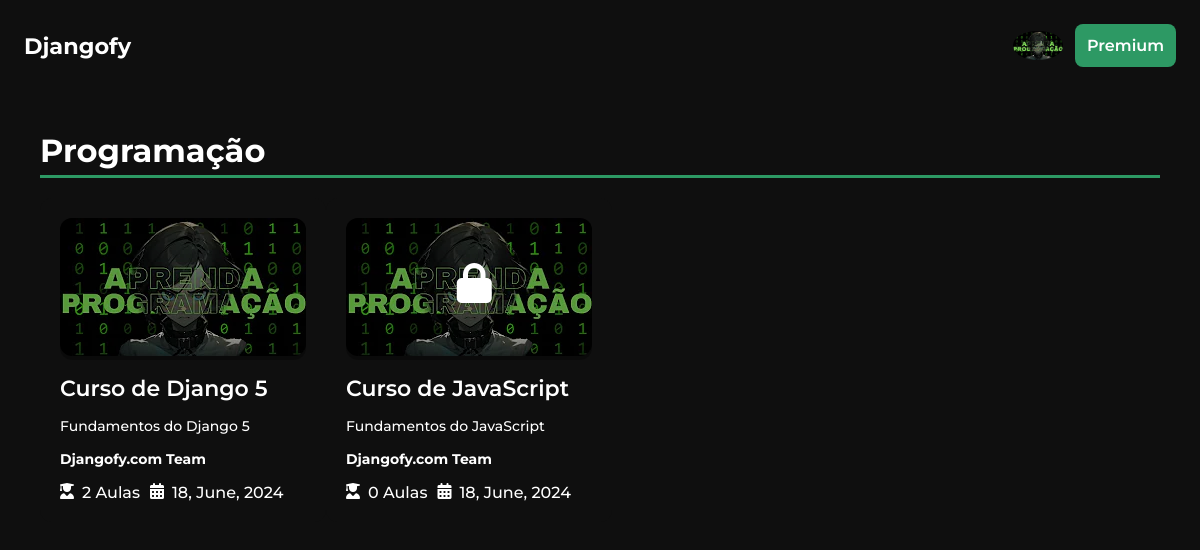
Page / (signed in) on the earlier database version.
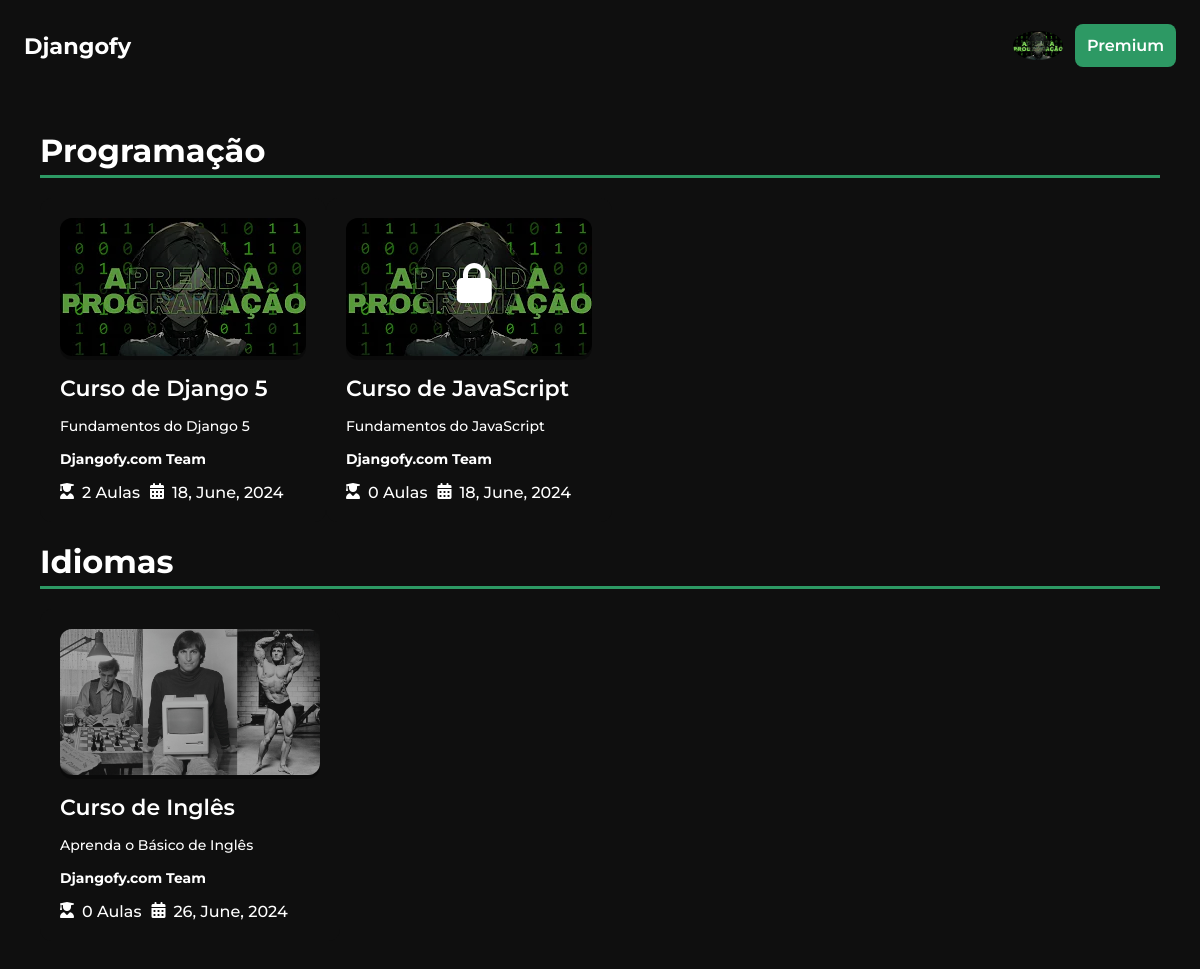
Same page on the later database version.
### courseapp/models.py (models this page shows, shortened)
class UserProfile(models.Model):
    user = models.ForeignKey(User, on_delete=models.CASCADE)
    profileimg = models.ImageField(upload_to='profiles/', default='profiles/me.jpg')
    status = models.BooleanField(default=False)
    def __str__(self):
        return f'{self.user.username}'

class Topic(models.Model):
    title = models.CharField(max_length=200)

class Module(models.Model):
    title = models.CharField(max_length=200)
    description = models.TextField()
    image = models.ImageField(upload_to='module/',default='module/code bg.webp')
    status = models.BooleanField(default=False)
    date = models.DateTimeField(auto_now_add=True)
    classes = models.IntegerField(default=0)
    topic = models.ForeignKey('Topic', on_delete=models.CASCADE, related_name='topics')
    def formatted_date(self):
        return self.date.strftime("%d, %B, %Y")

### courseapp/views.py (the view)
# urls.py: 2. Add a URL to urlpatterns:  path('', Home.as_view(), name='home')
@login_required(login_url='login')
def Home(request):
    topics = Topic.objects.all()
    modules = Module.objects.all()
    user = UserProfile.objects.get(user=request.user)
    print(user)
    content = {
        'topics':topics,
        'modules':modules,
        'user':user,
    }
    return render(request, 'index.html', content)

### templates/index.html (shortened to what this page needs)
<!DOCTYPE html>
<html lang="en">
<head>
    <link rel="stylesheet" href="../static/css/style.css">
</head>
<body>
    <header>
        <a id="logo">Djangofy</a>
        <div class="perfil">
            <div class="perfil-image">
                <img src="{{user.profileimg.url}}" alt="">
            </div>
            {% if not user.status %}
                <a>Premium</a>
            {% endif %}
        </div>
    </header>
    <section>
        <article>
            {% for topic in topics %}
                <p class="module-text">{{topic.title}}</p>
                <div class="modules">
                    {% for module in topic.topics.all %}
                        <div class="module" data-id='{{ module.id }}'  data-status="{{ module.status }}">
                            <div class="module-image">
                                {% if user.status %}
                                    <img src="{{module.image.url}}" alt="">
                                    <div class="overlay"></div>
                                {% else %}
                                    {% if not user.status and module.status %}
                                        <img src="{{module.image.url}}" alt="">
                                        <div class="overlay"></div>
                                        <i class="fa-solid fa-lock"></i>
                                    {% else %}
                                        {% if not user.status and not module.status %}
                                            <img src="{{module.image.url}}" alt="">
                                            <div class="overlay"></div>
                                        {% endif %}
                                    {% endif %}
                                {% endif %}
                            </div>
                            <p class="module-title">{{module.title}}</p>
                            <p class="module-description">{{module.description}}</p>
                            <p class="chess">Djangofy.com Team</p>
                            <div class="details">
                                <div class="detail">
                                    <i class="fa-solid fa-user-graduate"></i>
                                    <p>{{module.videos.count}} Aulas</p>
                                </div>
                                <div class="detail">
                                    <i class="fa-solid fa-calendar-days"></i>
                                    <p>{{module.formatted_date}}</p>
                                </div>
                            </div>
                        </div>
                        {% endfor %}
                </div>
            {% endfor %}
        </article>
    </section>
</body>
</html>

### static/css/style.css (style rules this page uses)
* { padding: 0px; margin: 0px; box-sizing: border-box; font-family: "Montserrat", sans-serif; }
body { background-color: #0F0F0F; width: 100%; height: 100%; }
header { display: flex; justify-content: space-between; align-items: center; background-color: #0F0F0F; padding: 24px; }
header a#logo { color: white; font-size: 1.4em; font-weight: 700; cursor: pointer; }
header .perfil { display: flex; justify-content: center; align-items: center; gap: 12px; cursor: pointer; }
header .perfil a { padding: 12px; color: white; font-weight: 600; text-decoration: none; background-color: #2D9964; border-radius: 8px; transition: 0.4s; }
header .perfil .perfil-image { display: flex; justify-content: center; align-items: center; width: 50px; position: relative; }
header .perfil .perfil-image img { width: 100%; object-fit: cover; object-position: center; border-radius: 50%; }
.modules { display: flex; flex-wrap: wrap; }
section { display: flex; flex-direction: column; gap: 50px; padding: 20px; }
section article { display: flex; flex-direction: column; padding: 20px; gap: 20px; border-radius: 12px; }
section article p.module-text { color: white; font-size: 2em; font-weight: 700; position: relative; padding-bottom: 8px; }
section article p.module-text::after { content: ''; position: absolute; left: 0%; width: 100%; bottom: 0; border-bottom: 3px solid #2D9964; }
section article .module { display: flex; flex-direction: column; max-width: 300px; padding: 20px; gap: 15px; border-radius: 12px; background-color: #0F0F0F; transition: transform 0.4s, box-shadow 0.4s; }
section article .module .module-image { position: relative; width: 100%; }
section article .module .module-image i { position: absolute; left: 45%; bottom: 40%; font-size: 40px; color: white; transition: bottom 0.4s; }
.overlay { bottom: 0; width: 100%; height: 100%; border-radius: 12px; background-color: rgba(0, 0, 0, 0.300); position: absolute; transition: 0.4s; }
section article .module .module-image img { width: 100%; object-fit: cover; object-position: center; border-radius: 12px; }
.module .module-title { color: white; font-size: 22px; font-weight: 600; }
.module .module-description { color: white; font-size: 14px; font-weight: 500; }
.chess { color: white; font-size: 14px; font-weight: 700; }
.details { display: flex; gap: 10px; }
.detail { display: flex; gap: 8px; color: white; }
.detail p { font-weight: 500; }
@media (min-width: 640px) { section article .modules { display: flex; } }

Differences in the rows shown:
added Topic: title "Idiomas"
added Module: image (picture), title "Curso de Inglês", description "Aprenda o Básico de Inglês", videos.count "0", formatted_date "26, June, 2024", shown under "Idiomas"
